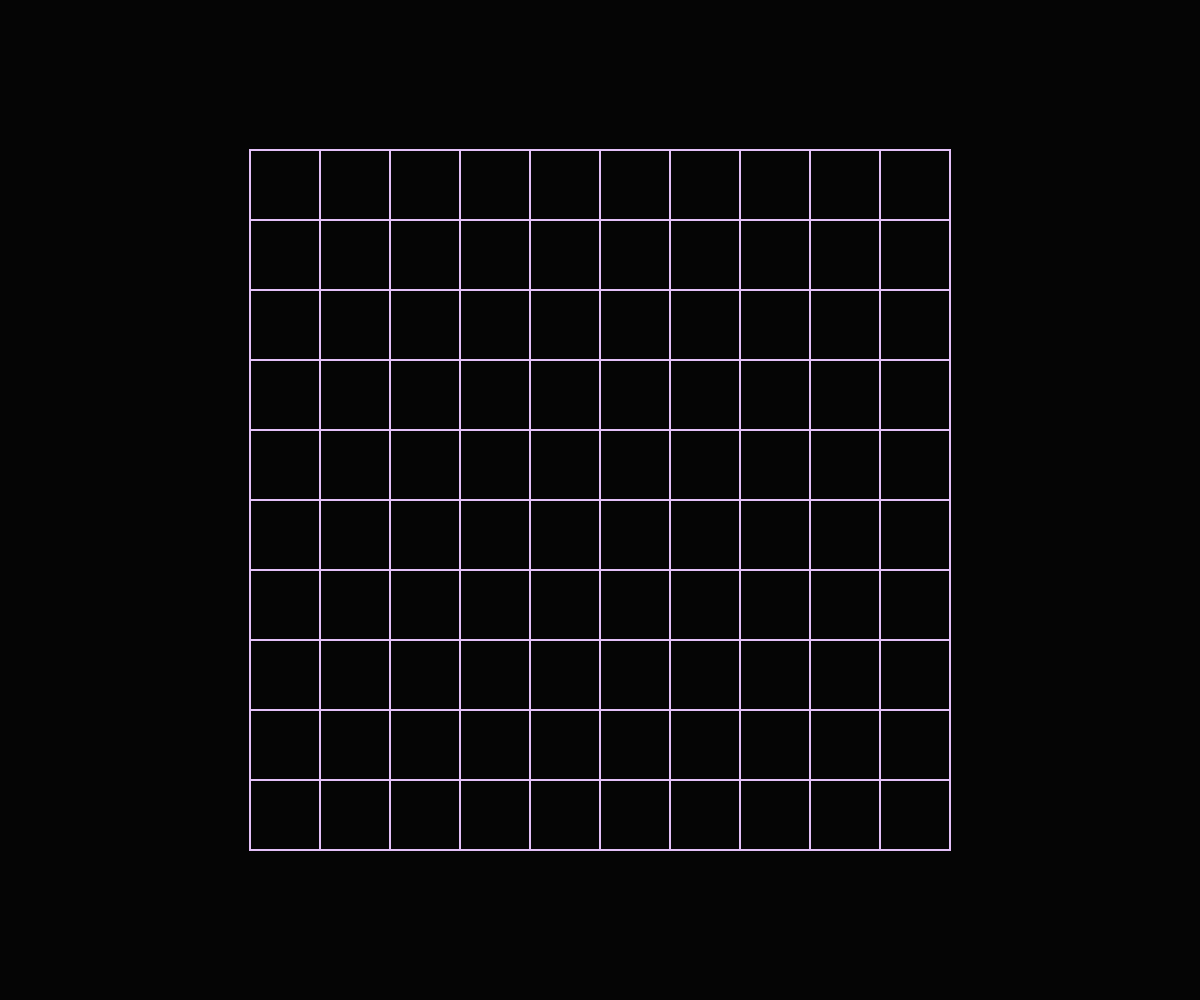
Frame 1 (no input)
Frame 2 (the mouse pressed at the canvas centre, redrawn once): identical to frame 1, image omitted

The p5.js sketch that drew this single still picture (run headless with seeded random() and noise() and a simulated clock; the mouse was pressed at the canvas centre and the sketch redrawn once):

// p5.js sketch
// ── sketch.js
function setup() {
  createCanvas(windowWidth, windowHeight);
  noLoop();
}

function draw() {
  background('#050505');
  const cols = 10;
  const size = min(width, height) * 0.7;
  const cell = size / cols;
  const startX = (width - size) * 0.5;
  const startY = (height - size) * 0.5;
  noFill();
  stroke('#e4c1f9');
  strokeWeight(2);
  for (let y = 0; y < cols; y++) {
    for (let x = 0; x < cols; x++) {
      rect(startX + x * cell, startY + y * cell, cell, cell);
    }
  }
}

function windowResized() {
  resizeCanvas(windowWidth, windowHeight);
  redraw();
}
